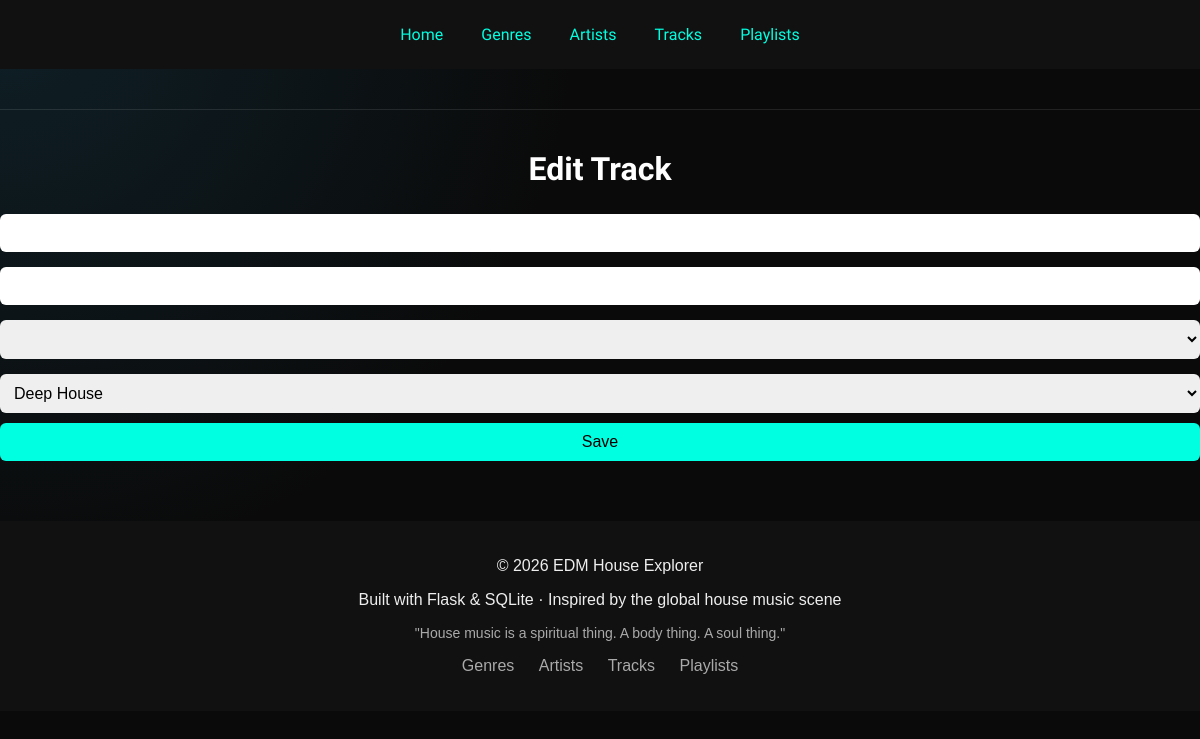
The app's page /edit_track/1, older data.
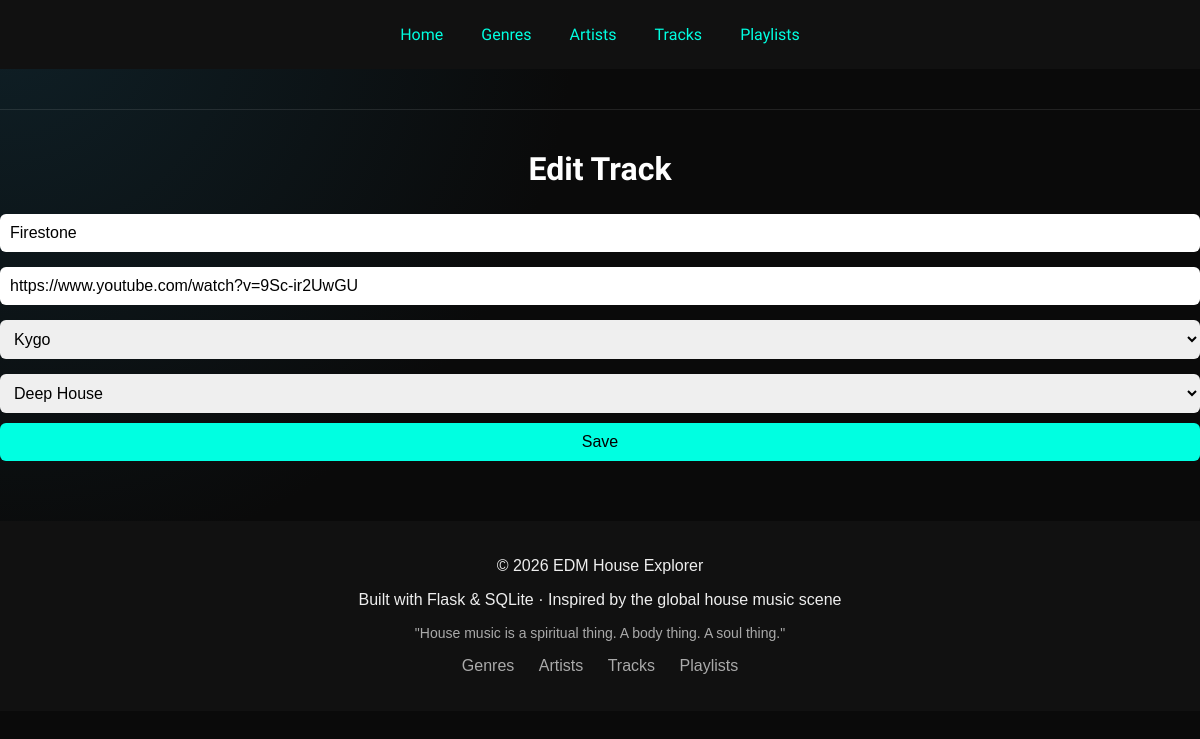
The same page, newer data.
### tables this page shows
CREATE TABLE tracks (
        id INTEGER PRIMARY KEY AUTOINCREMENT,
        title TEXT NOT NULL,
        youtube_link TEXT,
        artist_id INTEGER,
        genre_id INTEGER,
        FOREIGN KEY (artist_id) REFERENCES artists(id),
        FOREIGN KEY (genre_id) REFERENCES genres(id)
    );

CREATE TABLE artists (
        id INTEGER PRIMARY KEY AUTOINCREMENT,
        name TEXT NOT NULL
    );

CREATE TABLE genres (
        id INTEGER PRIMARY KEY AUTOINCREMENT,
        name TEXT NOT NULL,
        description TEXT
    );

### app.py (the view, shortened to what this page needs)
@app.route("/edit_track/<int:id>", methods=["GET", "POST"])
def edit_track(id):
    conn = sqlite3.connect("database.db")
    cursor = conn.cursor()
    cursor.execute("SELECT * FROM tracks WHERE id=?", (id,))
    track = cursor.fetchone()
    cursor.execute("SELECT * FROM artists")
    artists = cursor.fetchall()
    cursor.execute("SELECT * FROM genres")
    genres = cursor.fetchall()
    conn.close()
    return render_template("edit_track.html",
                           track=track,
                           artists=artists,
                           genres=genres)

### templates/edit_track.html
{% extends "base.html" %}
{% block content %}
<h1>Edit Track</h1>
<form method="POST">
    <input type="text" name="title" value="{{ track[1] }}" required>
    <input type="text" name="youtube_link" value="{{ track[2] }}">
    <select name="artist_id">
        {% for artist in artists %}
            <option value="{{ artist[0] }}"
                {% if artist[0] == track[3] %} selected {% endif %}>
                {{ artist[1] }}
            </option>
        {% endfor %}
    </select>
    <select name="genre_id">
        {% for genre in genres %}
            <option value="{{ genre[0] }}"
                {% if genre[0] == track[4] %} selected {% endif %}>
                {{ genre[1] }}
            </option>
        {% endfor %}
    </select>
    <button type="submit">Save</button>
</form>
{% endblock %}

Row changes from the older to the newer data that the page shows:
added tracks: title "Firestone", youtube_link "https://www.youtube.com/watch?v=9Sc-ir2UwGU", artist_id "Kygo", genre_id "Deep House"
Text that changed along with them:
form field genre_id: "Deep House" → (not shown)
